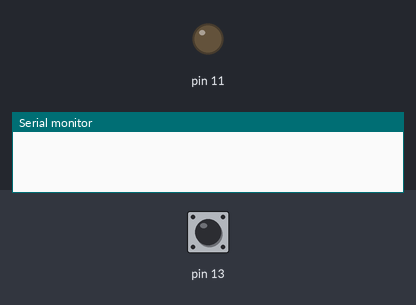
The sketch below on a simulated Arduino Uno, built with avr-gcc and run on an emulated ATmega328P. On the bench: output pins drawn as LEDs (lit = HIGH), the last lines printed to the serial monitor. The inputs (shaded band) are chosen by the test bench; at power-on: pin 13 HIGH.

Above: at 1.2 s.
1.3 s: pin 13 pulled LOW for 0.15 s
At 2.5 s:
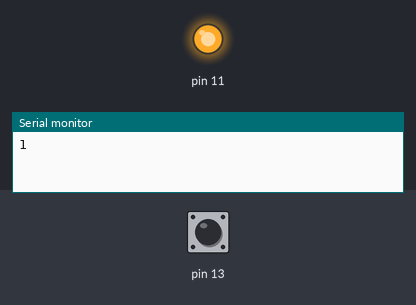
2.9 s: pin 13 pulled LOW for 1 s
At 3.8 s:
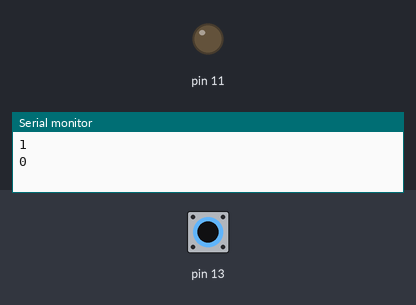
5.4 s: pin 13 pulled LOW for 3.2 s
At 5.7 s:
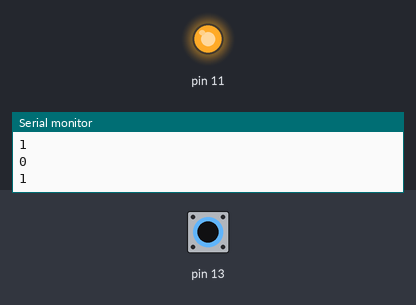
Timing chart, 0 to 8.4 s (numbered marks = the images above; inputs shaded):
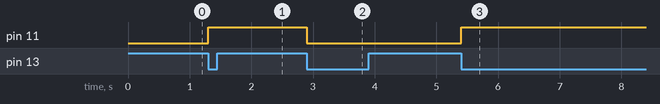

Measured:
- after the input at 1.3 s, pin 11: LOW → HIGH at once
- after the input at 2.9 s, pin 11: HIGH → LOW at once
- after the input at 5.4 s, pin 11: LOW → HIGH at once

The sketch:

button_toggle.ino
```cpp
bool ledOn = false;

void setup()
{
  Serial.begin(9600);
  pinMode(13, INPUT_PULLUP);
  pinMode(11, OUTPUT);
}

void loop()
{
  if (digitalRead(13) == LOW)
  {
    // delay(20);                        // debounce: sleep through press bounce
    ledOn = !ledOn;
    digitalWrite(11, ledOn ? HIGH : LOW);
    Serial.println(ledOn ? 1 : 0);
    while (digitalRead(13) == LOW) // Wait for release
    {
    }
    // delay(20);                        // debounce: sleep through release bounce
  }
}
```
